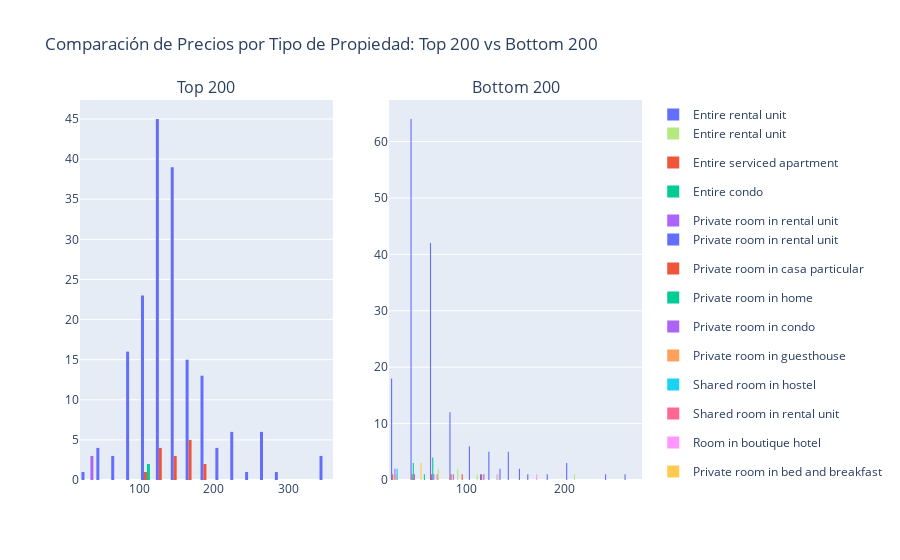

Notebook source saved alongside this figure:
### Code cell
# COMPARACION DE PRECIOS POR TIPO DE PROPIEDAD

# Crear el primer gráfico de barras con Plotly Express
fig1 = px.histogram (top_200, x = 'price', color='property_type', title='Comparación de Precios por Tipo de Propiedad')

# Crear el segundo gráfico de barras con Plotly Express
fig2 = px.histogram(bottom_200, x = 'price', color='property_type',title='Comparación de Precios por Tipo de Propiedad')

# Crear subplots
fig = make_subplots(rows=1, cols=2, subplot_titles=('Top 200', 'Bottom 200'))

# Añadir las trazas del primer gráfico de barras a la primera columna del subplot
for trace in fig1.data:
    fig.add_trace(trace, row=1, col=1)

# Añadir las trazas del segundo gráfico de barras a la segunda columna del subplot
for trace in fig2.data:
    fig.add_trace(trace, row=1, col=2)

# Actualizar el layout del gráfico
fig.update_layout(title_text='Comparación de Precios por Tipo de Propiedad: Top 200 vs Bottom 200')

# Mostrar el gráfico
fig.show()

### Figure 1 — Plotly figure (JSON) as saved in the notebook; plotly's stock layout.template omitted (floating-point values rounded to 4 significant figures; data arrays with more than 128 entries replaced by an {"elided": "..."} marker saying what was removed)
{"data": [{"alignmentgroup": "True", "bingroup": "x", "hovertemplate": "property_type=Entire rental unit<br>price=%{x}<br>count=%{y}<extra></extra>", "legendgroup": "Entire rental unit", "marker": {"color": "#636efa", "pattern": {"shape": ""}}, "name": "Entire rental unit", "offsetgroup": "Entire rental unit", "orientation": "v", "showlegend": true, "type": "histogram", "x": {"elided": "180 float values"}, "xaxis": "x", "yaxis": "y"}, {"alignmentgroup": "True", "bingroup": "x", "hovertemplate": "property_type=Entire serviced apartment<br>price=%{x}<br>count=%{y}<extra></extra>", "legendgroup": "Entire serviced apartment", "marker": {"color": "#EF553B", "pattern": {"shape": ""}}, "name": "Entire serviced apartment", "offsetgroup": "Entire serviced apartment", "orientation": "v", "showlegend": true, "type": "histogram", "x": [122, 152, 159.5, 188, 161.3, 161.3, 125.2, 185.1, 138.5, 125.2, 161.3, 160, 101, 140.1, 161.3], "xaxis": "x", "yaxis": "y"}, {"alignmentgroup": "True", "bingroup": "x", "hovertemplate": "property_type=Entire condo<br>price=%{x}<br>count=%{y}<extra></extra>", "legendgroup": "Entire condo", "marker": {"color": "#00cc96", "pattern": {"shape": ""}}, "name": "Entire condo", "offsetgroup": "Entire condo", "orientation": "v", "showlegend": true, "type": "histogram", "x": [100, 100], "xaxis": "x", "yaxis": "y"}, {"alignmentgroup": "True", "bingroup": "x", "hovertemplate": "property_type=Private room in rental unit<br>price=%{x}<br>count=%{y}<extra></extra>", "legendgroup": "Private room in rental unit", "marker": {"color": "#ab63fa", "pattern": {"shape": ""}}, "name": "Private room in rental unit", "offsetgroup": "Private room in rental unit", "orientation": "v", "showlegend": true, "type": "histogram", "x": [33, 26, 35], "xaxis": "x", "yaxis": "y"}, {"alignmentgroup": "True", "bingroup": "x", "hovertemplate": "property_type=Private room in rental unit<br>price=%{x}<br>count=%{y}<extra></extra>", "legendgroup": "Private room in rental unit", "marker": {"color": "#636efa", "pattern": {"shape": ""}}, "name": "Private room in rental unit", "offsetgroup": "Private room in rental unit", "orientation": "v", "showlegend": true, "type": "histogram", "x": {"elided": "159 float values"}, "xaxis": "x2", "yaxis": "y2"}, {"alignmentgroup": "True", "bingroup": "x", "hovertemplate": "property_type=Private room in casa particular<br>price=%{x}<br>count=%{y}<extra></extra>", "legendgroup": "Private room in casa particular", "marker": {"color": "#EF553B", "pattern": {"shape": ""}}, "name": "Private room in casa particular", "offsetgroup": "Private room in casa particular", "orientation": "v", "showlegend": true, "type": "histogram", "x": [70, 34, 53, 95], "xaxis": "x2", "yaxis": "y2"}, {"alignmentgroup": "True", "bingroup": "x", "hovertemplate": "property_type=Private room in home<br>price=%{x}<br>count=%{y}<extra></extra>", "legendgroup": "Private room in home", "marker": {"color": "#00cc96", "pattern": {"shape": ""}}, "name": "Private room in home", "offsetgroup": "Private room in home", "orientation": "v", "showlegend": true, "type": "histogram", "x": [48, 67, 51, 66, 48, 67, 60], "xaxis": "x2", "yaxis": "y2"}, {"alignmentgroup": "True", "bingroup": "x", "hovertemplate": "property_type=Private room in condo<br>price=%{x}<br>count=%{y}<extra></extra>", "legendgroup": "Private room in condo", "marker": {"color": "#ab63fa", "pattern": {"shape": ""}}, "name": "Private room in condo", "offsetgroup": "Private room in condo", "orientation": "v", "showlegend": true, "type": "histogram", "x": [39, 68, 32, 50, 81], "xaxis": "x2", "yaxis": "y2"}, {"alignmentgroup": "True", "bingroup": "x", "hovertemplate": "property_type=Private room in guesthouse<br>price=%{x}<br>count=%{y}<extra></extra>", "legendgroup": "Private room in guesthouse", "marker": {"color": "#FFA15A", "pattern": {"shape": ""}}, "name": "Private room in guesthouse", "offsetgroup": "Private room in guesthouse", "orientation": "v", "showlegend": true, "type": "histogram", "x": [35], "xaxis": "x2", "yaxis": "y2"}, {"alignmentgroup": "True", "bingroup": "x", "hovertemplate": "property_type=Shared room in hostel<br>price=%{x}<br>count=%{y}<extra></extra>", "legendgroup": "Shared room in hostel", "marker": {"color": "#19d3f3", "pattern": {"shape": ""}}, "name": "Shared room in hostel", "offsetgroup": "Shared room in hostel", "orientation": "v", "showlegend": true, "type": "histogram", "x": [30, 37], "xaxis": "x2", "yaxis": "y2"}, {"alignmentgroup": "True", "bingroup": "x", "hovertemplate": "property_type=Shared room in rental unit<br>price=%{x}<br>count=%{y}<extra></extra>", "legendgroup": "Shared room in rental unit", "marker": {"color": "#FF6692", "pattern": {"shape": ""}}, "name": "Shared room in rental unit", "offsetgroup": "Shared room in rental unit", "orientation": "v", "showlegend": true, "type": "histogram", "x": [67], "xaxis": "x2", "yaxis": "y2"}, {"alignmentgroup": "True", "bingroup": "x", "hovertemplate": "property_type=Entire rental unit<br>price=%{x}<br>count=%{y}<extra></extra>", "legendgroup": "Entire rental unit", "marker": {"color": "#B6E880", "pattern": {"shape": ""}}, "name": "Entire rental unit", "offsetgroup": "Entire rental unit", "orientation": "v", "showlegend": true, "type": "histogram", "x": [120, 82, 210, 82, 73, 114, 68], "xaxis": "x2", "yaxis": "y2"}, {"alignmentgroup": "True", "bingroup": "x", "hovertemplate": "property_type=Room in boutique hotel<br>price=%{x}<br>count=%{y}<extra></extra>", "legendgroup": "Room in boutique hotel", "marker": {"color": "#FF97FF", "pattern": {"shape": ""}}, "name": "Room in boutique hotel", "offsetgroup": "Room in boutique hotel", "orientation": "v", "showlegend": true, "type": "histogram", "x": [138, 176.9], "xaxis": "x2", "yaxis": "y2"}, {"alignmentgroup": "True", "bingroup": "x", "hovertemplate": "property_type=Private room in bed and breakfast<br>price=%{x}<br>count=%{y}<extra></extra>", "legendgroup": "Private room in bed and breakfast", "marker": {"color": "#FECB52", "pattern": {"shape": ""}}, "name": "Private room in bed and breakfast", "offsetgroup": "Private room in bed and breakfast", "orientation": "v", "showlegend": true, "type": "histogram", "x": [46, 40, 40], "xaxis": "x2", "yaxis": "y2"}, {"alignmentgroup": "True", "bingroup": "x", "hovertemplate": "property_type=Room in hotel<br>price=%{x}<br>count=%{y}<extra></extra>", "legendgroup": "Room in hotel", "marker": {"color": "#636efa", "pattern": {"shape": ""}}, "name": "Room in hotel", "offsetgroup": "Room in hotel", "orientation": "v", "showlegend": true, "type": "histogram", "x": [143, 107, 131, 140, 133.3], "xaxis": "x2", "yaxis": "y2"}, {"alignmentgroup": "True", "bingroup": "x", "hovertemplate": "property_type=Entire loft<br>price=%{x}<br>count=%{y}<extra></extra>", "legendgroup": "Entire loft", "marker": {"color": "#EF553B", "pattern": {"shape": ""}}, "name": "Entire loft", "offsetgroup": "Entire loft", "orientation": "v", "showlegend": true, "type": "histogram", "x": [91, 110], "xaxis": "x2", "yaxis": "y2"}, {"alignmentgroup": "True", "bingroup": "x", "hovertemplate": "property_type=Private room<br>price=%{x}<br>count=%{y}<extra></extra>", "legendgroup": "Private room", "marker": {"color": "#00cc96", "pattern": {"shape": ""}}, "name": "Private room", "offsetgroup": "Private room", "orientation": "v", "showlegend": true, "type": "histogram", "x": [40], "xaxis": "x2", "yaxis": "y2"}, {"alignmentgroup": "True", "bingroup": "x", "hovertemplate": "property_type=Shared room in bed and breakfast<br>price=%{x}<br>count=%{y}<extra></extra>", "legendgroup": "Shared room in bed and breakfast", "marker": {"color": "#ab63fa", "pattern": {"shape": ""}}, "name": "Shared room in bed and breakfast", "offsetgroup": "Shared room in bed and breakfast", "orientation": "v", "showlegend": true, "type": "histogram", "x": [100], "xaxis": "x2", "yaxis": "y2"}], "layout": {"annotations": [{"font": {"size": 16}, "showarrow": false, "text": "Top 200", "x": 0.225, "xanchor": "center", "xref": "paper", "y": 1, "yanchor": "bottom", "yref": "paper"}, {"font": {"size": 16}, "showarrow": false, "text": "Bottom 200", "x": 0.775, "xanchor": "center", "xref": "paper", "y": 1, "yanchor": "bottom", "yref": "paper"}], "title": {"text": "Comparación de Precios por Tipo de Propiedad: Top 200 vs Bottom 200"}, "xaxis": {"anchor": "y", "domain": [0, 0.45]}, "xaxis2": {"anchor": "y2", "domain": [0.55, 1]}, "yaxis": {"anchor": "x", "domain": [0, 1]}, "yaxis2": {"anchor": "x2", "domain": [0, 1]}}}
